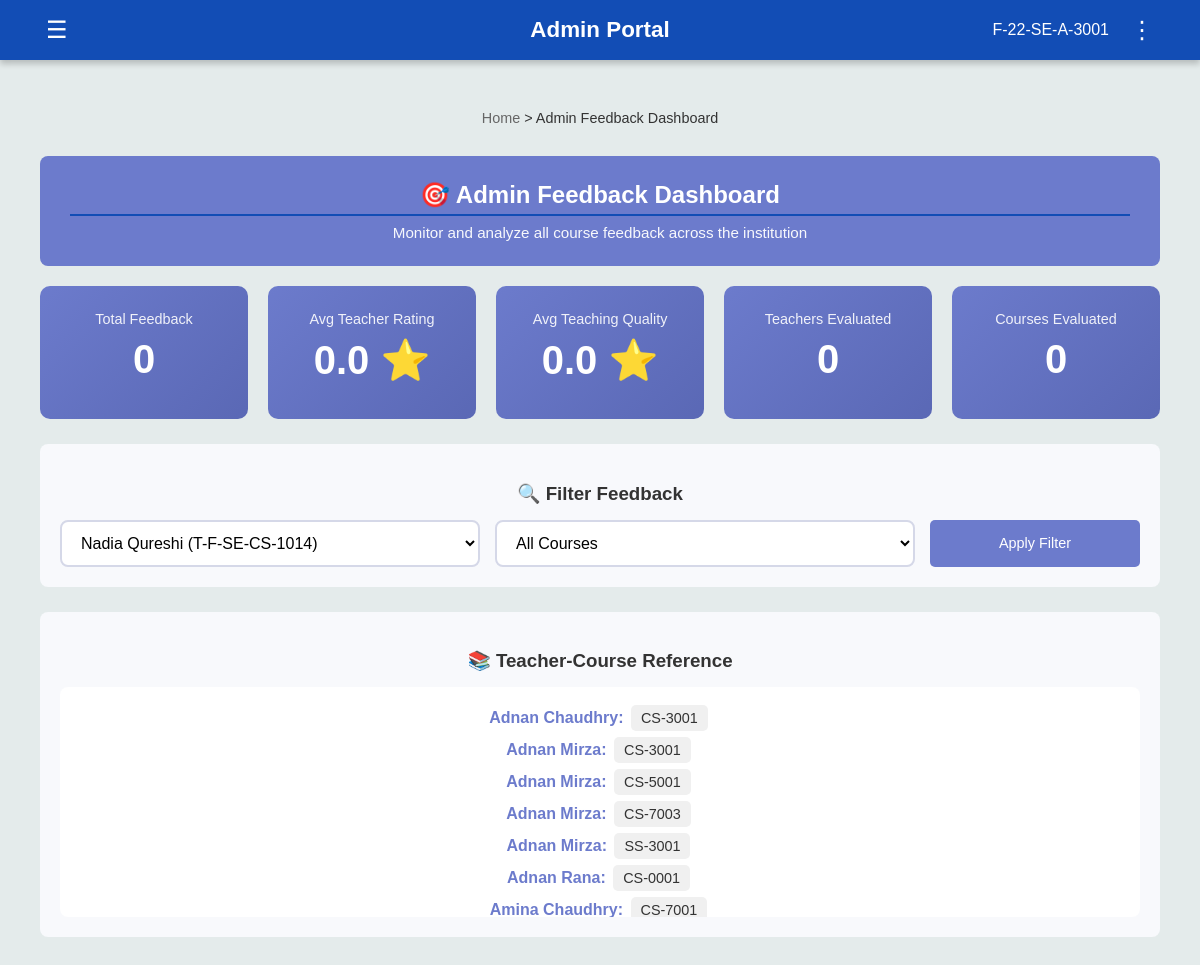
/admin/feedback?teacher_id=T-F-SE-CS-1014 (signed in), run on an earlier commit of the app's database.
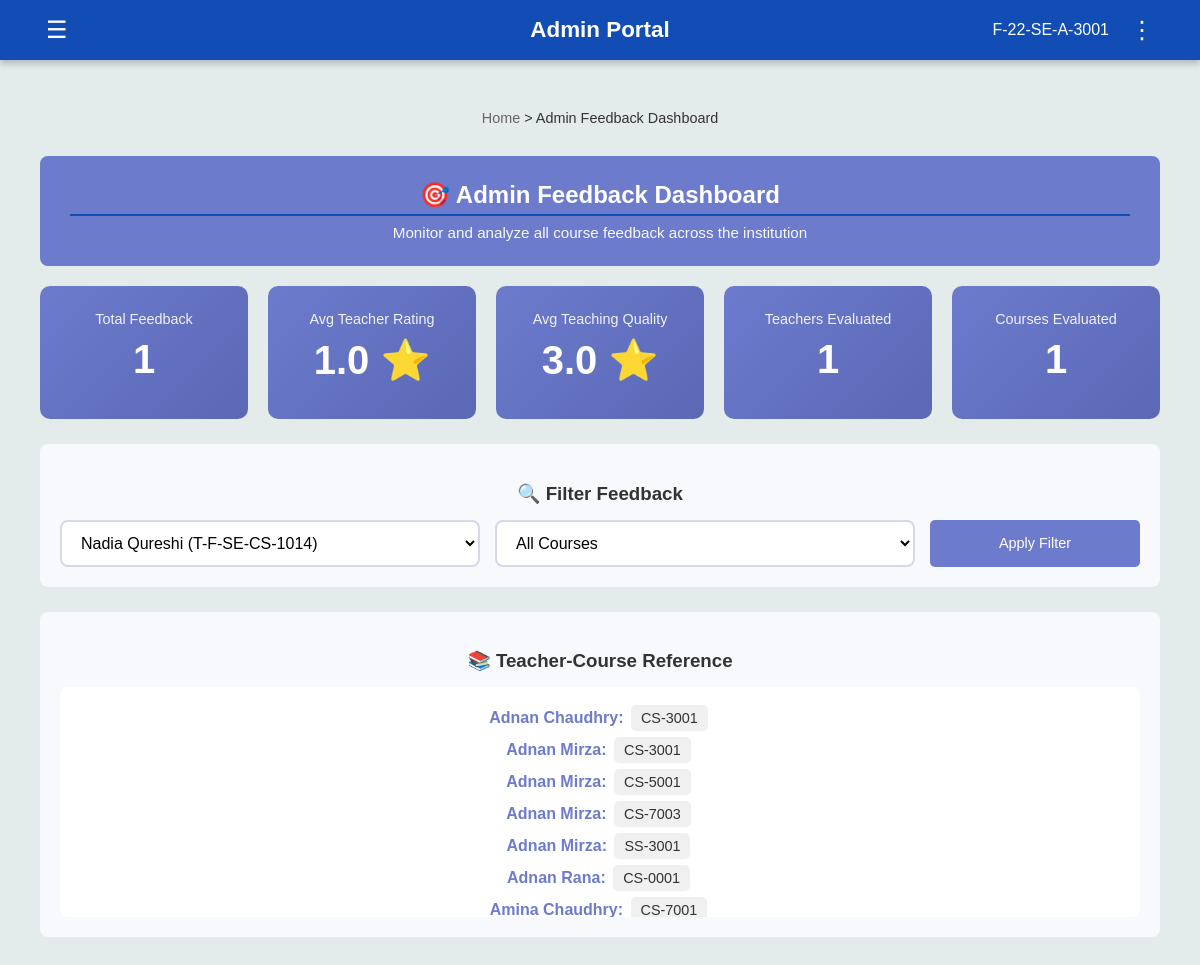
And on a later commit of the database.
### tables this page shows
CREATE TABLE teachers (
            Teacher_ID TEXT PRIMARY KEY,
            Name TEXT,
            Gender TEXT,
            DOB TEXT,
            CNIC TEXT,
            Email TEXT,
            Mobile_No TEXT,
            Current_Address TEXT,
            Permanent_Address TEXT,
            Home_Phone TEXT,
            Postal_Code TEXT,
            Department TEXT,
            Course_Code TEXT,
            Course_Name TEXT
        );

CREATE TABLE feedback (
        id INTEGER PRIMARY KEY AUTOINCREMENT,
        Roll_No TEXT,
        Course_Code TEXT,
        Teacher_ID TEXT,
        teaching_quality INTEGER,
        course_content INTEGER,
        difficulty_level INTEGER,
        teacher_rating INTEGER,
        classroom_environment TEXT,
        assessment_fairness TEXT,
        learning_resources TEXT,
        course_organization TEXT,
        suggestions TEXT,
        submitted_date TEXT,
        FOREIGN KEY (Roll_No) REFERENCES students(Roll_No),
        FOREIGN KEY (Course_Code) REFERENCES courses(Course_Code),
        FOREIGN KEY (Teacher_ID) REFERENCES teachers(Teacher_ID)
    );

### app.py (the view)
@app.route('/admin/feedback', methods=['GET'])
def admin_view_feedback():
    if 'user' not in session:
        flash('Please login as admin', 'error')
        return redirect(url_for('admin_login'))
    conn = get_db()
    teacher_courses = conn.execute('''
        SELECT DISTINCT t.Teacher_ID, t.Name as Teacher_Name,
               tc.Course_Code, c.Course_Name
        FROM teachers t
        JOIN teacher_courses tc ON t.Teacher_ID = tc.Teacher_ID
        JOIN courses c ON tc.Course_Code = c.Course_Code
        ORDER BY t.Name, c.Course_Code
    ''').fetchall()
    selected_teacher = request.args.get('teacher_id', 'all')
    selected_course = request.args.get('course_code', 'all')
    query = '''
        SELECT f.*, c.Course_Name, t.Name as Teacher_Name
        FROM feedback f
        JOIN courses c ON f.Course_Code = c.Course_Code
        JOIN teachers t ON f.Teacher_ID = t.Teacher_ID
        WHERE 1=1
    '''
    params = []
    if selected_teacher != 'all':
        query += ' AND f.Teacher_ID = ?'
        params.append(selected_teacher)
    if selected_course != 'all':
        query += ' AND f.Course_Code = ?'
        params.append(selected_course)
    query += ' ORDER BY f.submitted_date DESC'
    feedbacks = conn.execute(query, params).fetchall()
    stats_query = 'SELECT COUNT(*) as total_feedback, AVG(teacher_rating) as avg_teacher_rating, AVG(teaching_quality) as avg_teaching_quality, COUNT(DISTINCT Teacher_ID) as teachers_count, COUNT(DISTINCT Course_Code) as courses_count FROM feedback WHERE 1=1'
    stats_params = []
    if selected_teacher != 'all':
        stats_query += ' AND Teacher_ID = ?'
        stats_params.append(selected_teacher)
    if selected_course != 'all':
        stats_query += ' AND Course_Code = ?'
        stats_params.append(selected_course)
    stats = conn.execute(stats_query, stats_params).fetchone()
    conn.close()
    return render_template('admin_feedback_view.html',
                         teacher_courses=teacher_courses,
                         feedbacks=feedbacks,
                         selected_teacher=selected_teacher,
                         selected_course=selected_course,
                         stats=stats)

### app.py (called while the page is built)
def get_db():
    conn = sqlite3.connect('flake.db')
    conn.row_factory = sqlite3.Row  # This allows accessing columns by name
    return conn

### templates/admin_feedback_view.html (shortened to what this page needs)
<!DOCTYPE html>
<html lang="en">
  <head>
    <link rel="stylesheet" href="{{ url_for('static', filename='portal_template.css') }}">
    <link rel="stylesheet" href="{{ url_for('static', filename='feedback_styles.css') }}">
    <link rel="stylesheet" href="https://cdnjs.cloudflare.com/ajax/libs/font-awesome/6.5.0/css/all.min.css">
  </head>
  <body>
    <header>
      <button class="left-btn" id="menuToggle">&#9776;</button>
      <h1 class="portal-title"><b>Admin Portal</b></h1>
      <div class="user-info">
        <span>{{ session.get('user', 'Admin') }}</span>
        <button class="options-btn" id="optionsToggle">&#8942;</button>
      </div>
    </header>
    <main>
      <div class="breadcrumb">
        <span style="color: #666;">Home</span> > <span style="color: #333;">Admin Feedback Dashboard</span>
      </div>
      <div class="page-header">
        <h2>🎯 Admin Feedback Dashboard</h2>
        <p>Monitor and analyze all course feedback across the institution</p>
      </div>
      <div class="stats-grid">
        <div class="stat-card">
          <div class="stat-label">Total Feedback</div>
          <div class="stat-value">{{ stats.total_feedback or 0 }}</div>
        </div>
        <div class="stat-card">
          <div class="stat-label">Avg Teacher Rating</div>
          <div class="stat-value">{{ "%.1f"|format(stats.avg_teacher_rating or 0) }} ⭐</div>
        </div>
        <div class="stat-card">
          <div class="stat-label">Avg Teaching Quality</div>
          <div class="stat-value">{{ "%.1f"|format(stats.avg_teaching_quality or 0) }} ⭐</div>
        </div>
        <div class="stat-card">
          <div class="stat-label">Teachers Evaluated</div>
          <div class="stat-value">{{ stats.teachers_count or 0 }}</div>
        </div>
        <div class="stat-card">
          <div class="stat-label">Courses Evaluated</div>
          <div class="stat-value">{{ stats.courses_count or 0 }}</div>
        </div>
      </div>
      <div class="filter-section">
        <h3 style="margin-bottom: 15px; color: #333;">🔍 Filter Feedback</h3>
        <form method="GET" action="{{ url_for('admin_view_feedback') }}">
          <div class="filter-grid">
            <select name="teacher_id" id="teacher_select" onchange="updateCourseFilter()">
              {% set current_teacher = "" %}
              {% for tc in teacher_courses %}
                {% if tc.Teacher_ID != current_teacher %}
                  <option value="{{ tc.Teacher_ID }}"
                          {% if selected_teacher == tc.Teacher_ID %}selected{% endif %}>
                      {{ tc.Teacher_Name }} ({{ tc.Teacher_ID }})
                  </option>
                  {% set current_teacher = tc.Teacher_ID %}
                {% endif %}
              {% endfor %}
            </select>
            <select name="course_code" id="course_select">
              <option value="all">All Courses</option>
            </select>
            <button type="submit" class="btn-primary">Apply Filter</button>
          </div>
        </form>
      </div>
      <div class="filter-section">
        <h3 style="margin-bottom: 15px; color: #333;">📚 Teacher-Course Reference</h3>
        <div class="teacher-course-reference">
          {% set current_teacher = "" %}
          {% for tc in teacher_courses %}
            {% if tc.Teacher_ID != current_teacher %}
              <div style="margin-bottom: 15px;">
                <strong>{{ tc.Teacher_Name }}:</strong>
                {% set current_teacher = tc.Teacher_ID %}
            {% endif %}
            <span class="course-tag">{{ tc.Course_Code }}</span>
          {% endfor %}
          </div>
        </div>
      </div>
    </main>
  </body>
</html>

### static/portal_template.css (style rules this page uses)
body { margin: 0; font-family: Arial, Helvetica, sans-serif; background-color: #E4EBEB; color: #333; }
header { background-color: #124DB5; display: flex; justify-content: space-between; align-items: center; padding: 15px 40px; color: white; box-shadow: 0 4px 6px rgba(0,0,0,0.2); position: relative; }
.left-btn, .options-btn { background: none; border: none; color: white; font-size: 24px; cursor: pointer; position: relative; }
.user-info { display: flex; align-items: center; gap: 15px; position: relative; }
main { padding: 40px; text-align: center; }
.portal-title { position: absolute; left: 50%; transform: translateX(-50%); font-size: 1.4rem; font-weight: bold; }
h2 { border-bottom: 2px solid #124DB5; padding-bottom: 5px; margin-top: 30px; }

### static/feedback_styles.css (style rules this page uses)
.breadcrumb { font-size: 0.9em; margin-bottom: 20px; padding: 10px 0; }
.page-header { background: #6C7BCC; color: white; padding: 25px 30px; border-radius: 8px; margin-bottom: 20px; }
.page-header h2 { margin: 0; font-size: 1.5em; }
.page-header p { margin: 8px 0 0 0; font-size: 0.95em; opacity: 0.95; }
.btn-primary { display: inline-block; background: #6C7BCC; color: white; padding: 8px 20px; border-radius: 5px; text-decoration: none; font-size: 0.9em; transition: background 0.3s; border: none; cursor: pointer; font-weight: 500; }
.stats-grid { display: grid; grid-template-columns: repeat(auto-fit, minmax(200px, 1fr)); gap: 20px; margin-bottom: 25px; }
.stat-card { background: linear-gradient(135deg, #6C7BCC 0%, #5A68B5 100%); color: white; padding: 25px; border-radius: 10px; text-align: center; }
.stat-value { font-size: 2.5em; font-weight: bold; margin: 10px 0; }
.stat-label { font-size: 0.9em; opacity: 0.9; margin-bottom: 5px; }
.filter-section { background: #F8F9FC; padding: 20px; border-radius: 8px; margin-bottom: 25px; }
.filter-section select { flex: 1; padding: 12px 15px; border: 2px solid #D5D8E8; border-radius: 8px; font-size: 1em; background: white; }
.filter-grid { display: grid; grid-template-columns: 2fr 2fr 1fr; gap: 15px; }
.teacher-course-reference { max-height: 200px; overflow-y: auto; background: white; padding: 15px; border-radius: 8px; }
.teacher-course-reference strong { color: #6C7BCC; }
.course-tag { display: inline-block; background: #f0f0f0; padding: 5px 10px; margin: 3px; border-radius: 5px; font-size: 0.9em; }

What changed in the data, as far as the page shows it:
now on this page (row edited): feedback: get "F-22-SE-A-3001"
Also different on the page:
{{ stats.total_feedback or 0 }}: "0" → "1"
{{ "%.1f"|format(stats.avg_teacher_rating or 0) }}: "0.0" → "1.0"
{{ "%.1f"|format(stats.avg_teaching_quality or 0) }}: "0.0" → "3.0"
{{ stats.teachers_count or 0 }}: "0" → "1"
{{ stats.courses_count or 0 }}: "0" → "1"
{{ session.get('user', 'Admin') }}: "F-22-SE-A-3001" → (not shown)
